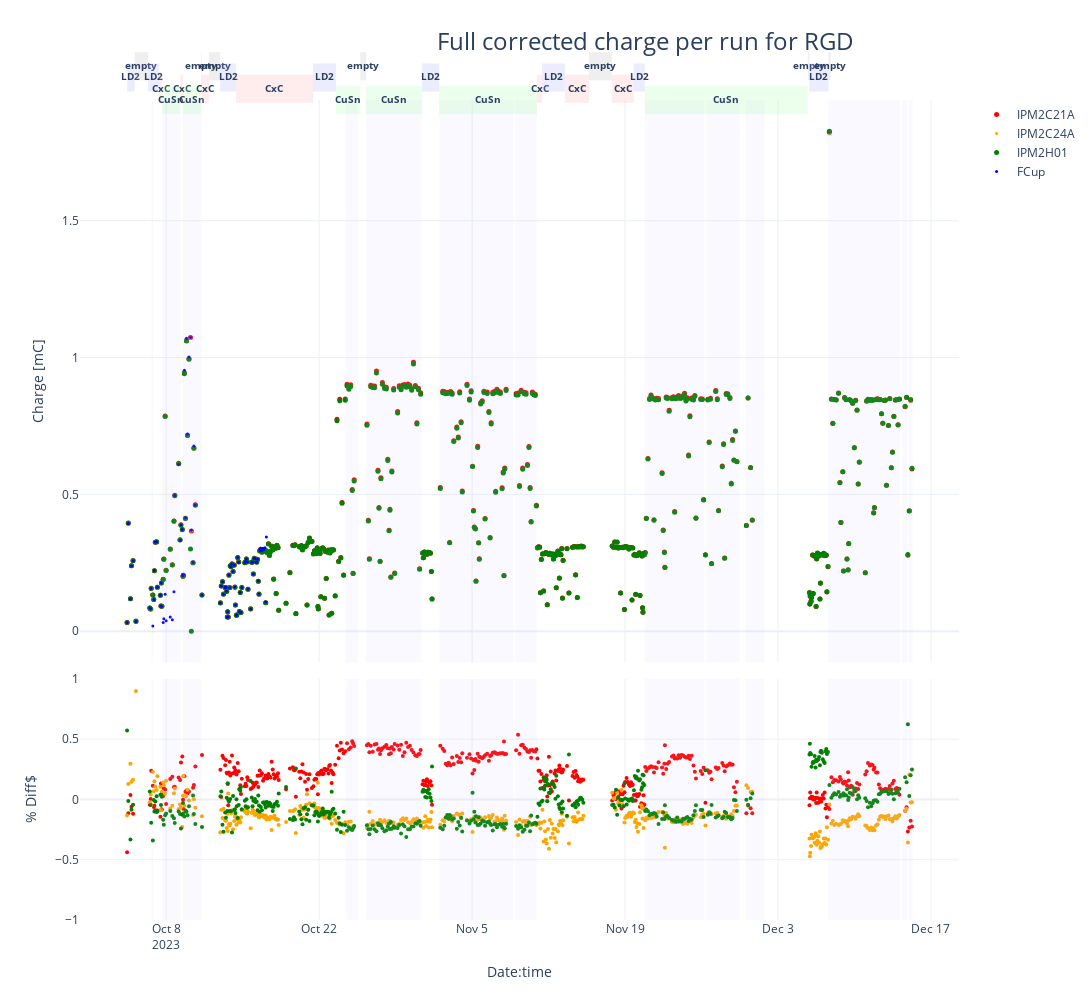

Write notebook code for a chart like this one.
### Code cell
df.loc[:,"ch_mean2"] = np.mean(df.loc[:,['IPM2C21A_corr2','IPM2C24A_corr2','IPM2H01_corr2']],axis=1)
dfx = df[df.event_count >= 20e6]

fig = make_subplots(rows=2, cols=1,shared_xaxes=True,
                    vertical_spacing=0.02, row_heights=[0.7,0.3]) # (specs=[[{"secondary_y": True}]])
fig.update_layout(width=1280, height=1000,
                  title=go.layout.Title(text=f"Full corrected charge per run for RGD", xanchor="left", x=0.4),
                  titlefont=dict(size=24),)

fig.add_trace(go.Scatter(x=dfx.time, y=dfx.IPM2C21A_corr2, mode='markers', name='IPM2C21A', marker=dict(color='red', size=5)), secondary_y=False)
fig.add_trace(go.Scatter(x=dfx.time, y=dfx.IPM2C24A_corr2, mode='markers', name='IPM2C24A', marker=dict(color='orange', size=3)), secondary_y=False)
fig.add_trace(go.Scatter(x=dfx.time, y=dfx.IPM2H01_corr2, mode='markers', name='IPM2H01', marker=dict(color='green', size=5)), secondary_y=False)
fig.add_trace(go.Scatter(x=dfx.loc[dfx.start_time<start_fcup_trouble,"time"], y=dfx.loc[dfx.start_time<start_fcup_trouble,"scaler_calc1b_corr"], mode='markers', name='FCup', marker=dict(color='blue', size=3)), secondary_y=False)

fig.add_trace(go.Scatter(x=dfx.time, y=(100*(dfx.IPM2C21A_corr2-dfx.ch_mean2)/dfx.ch_mean2), mode='markers', name='IPM2C21A', showlegend=False, marker=dict(color='red', size=4)), row=2, col=1)
fig.add_trace(go.Scatter(x=dfx.time, y=(100*(dfx.IPM2C24A_corr2-dfx.ch_mean2)/dfx.ch_mean2), mode='markers', name='IPM2C24A', showlegend=False, marker=dict(color='orange', size=4)), row=2, col=1)
fig.add_trace(go.Scatter(x=dfx.time, y=(100*(dfx.IPM2H01_corr2-dfx.ch_mean2)/dfx.ch_mean2), mode='markers', name='IPM2H01', showlegend=False, marker=dict(color='green', size=4)), row=2, col=1)


for i in range(len(beam_stop_in_start)):
     fig.add_vrect(x0=beam_stop_in_start[i],x1=beam_stop_in_end[i], fillcolor="#C0C0FF", opacity=0.1, line_width=0)

target_labels={'empty':(1.06,"#B0B0B0"),'LD2':(1.04,"#A0A0FF"),'CxC':(1.02,"#FFA0A0"),'CuSn':(1.,"#A0FFA0")}
        
for i in range(len(target_change_table)-1):
    time0 = max(target_change_table.iloc[i].name, dfx.iloc[0].time)
    time1 = min(target_change_table.iloc[i+1].name, dfx.iloc[-1].time) 
    target = target_change_table.iloc[i].target
    if time1 > dfx.iloc[0].time and time0 < dfx.iloc[-1].time:
        y_pos = target_labels[target][0]
        fig.add_vrect(x0=time0, x1=time1, xref="x", y0=y_pos-0.025, y1=y_pos+0.025, yref='paper', fillcolor=target_labels[target][1], opacity=0.2, line_width=0, row=1, col=1,
                     label=dict(text="<b>"+target+"</b>", font=dict(size=10)))
        
        
fig.update_xaxes(title_text="Date:time", row=2, col=1)
fig.update_yaxes(title_text="Charge [mC]", row=1, col=1)
fig.update_yaxes(title_text="% Diff$", range=[-1., 1. ], row=2, col=1)
# fig.write_image("RGD_Full_corrected_charge_per_run.pdf", width=1200, height=600)
fig.show()

### Figure 1 — Plotly figure (JSON) as saved in the notebook; plotly's stock layout.template omitted (floating-point values rounded to 4 significant figures; data arrays with more than 128 entries replaced by an {"elided": "..."} marker saying what was removed)
{"data": [{"marker": {"color": "red", "size": 5}, "mode": "markers", "name": "IPM2C21A", "x": {"elided": "491 str values"}, "y": {"elided": "491 float values"}, "type": "scatter", "xaxis": "x", "yaxis": "y"}, {"marker": {"color": "orange", "size": 3}, "mode": "markers", "name": "IPM2C24A", "x": {"elided": "491 str values"}, "y": {"elided": "491 float values"}, "type": "scatter", "xaxis": "x", "yaxis": "y"}, {"marker": {"color": "green", "size": 5}, "mode": "markers", "name": "IPM2H01", "x": {"elided": "491 str values"}, "y": {"elided": "491 float values"}, "type": "scatter", "xaxis": "x", "yaxis": "y"}, {"marker": {"color": "blue", "size": 3}, "mode": "markers", "name": "FCup", "x": ["2023-10-04T10:03:16.500000", "2023-10-04T12:46:39", "2023-10-04T17:28:08", "2023-10-04T19:41:20.500000", "2023-10-04T23:12:46.500000", "2023-10-05T05:34:52.500000", "2023-10-06T12:03:46", "2023-10-06T13:59:03", "2023-10-06T15:07:13.500000", "2023-10-06T18:37:20", "2023-10-06T20:35:25", "2023-10-06T22:04:39.500000", "2023-10-07T00:04:19.500000", "2023-10-07T02:57:45", "2023-10-07T04:39:57", "2023-10-07T11:22:17", "2023-10-07T12:33:46.500000", "2023-10-07T13:29:29", "2023-10-07T14:30:01", "2023-10-07T17:24:42.500000", "2023-10-07T18:43:39", "2023-10-07T21:38:27", "2023-10-07T23:48:44", "2023-10-08T08:56:26", "2023-10-08T13:26:49.500000", "2023-10-08T17:04:41", "2023-10-08T18:49:21.500000", "2023-10-09T03:17:48", "2023-10-09T06:24:17", "2023-10-09T08:18:09.500000", "2023-10-09T11:26:59.500000", "2023-10-09T13:04:52", "2023-10-09T13:37:54.500000", "2023-10-09T15:56:48.500000", "2023-10-09T18:17:52.500000", "2023-10-09T20:29:41", "2023-10-09T22:51:12", "2023-10-10T02:00:24", "2023-10-10T05:24:23", "2023-10-10T07:14:28.500000", "2023-10-10T10:56:49.500000", "2023-10-10T12:48:35", "2023-10-10T15:59:42", "2023-10-11T06:33:18.500000", "2023-10-12T23:02:59", "2023-10-13T00:58:42", "2023-10-13T03:41:09", "2023-10-13T05:51:57.500000", "2023-10-13T09:34:23.500000", "2023-10-13T11:13:40", "2023-10-13T12:50:13", "2023-10-13T14:17:56", "2023-10-13T15:07:29.500000", "2023-10-13T16:17:09.500000", "2023-10-13T17:47:13.500000", "2023-10-13T19:26:24.500000", "2023-10-13T20:44:43", "2023-10-13T22:28:17.500000", "2023-10-14T00:31:16.500000", "2023-10-14T02:54:04", "2023-10-14T05:24:12", "2023-10-14T06:56:10", "2023-10-14T08:03:14", "2023-10-14T10:19:32", "2023-10-14T10:56:41", "2023-10-14T13:10:43.500000", "2023-10-14T15:14:42.500000", "2023-10-14T16:48:47", "2023-10-14T18:41:59.500000", "2023-10-14T20:10:53.500000", "2023-10-14T22:09:54.500000", "2023-10-15T04:44:04", "2023-10-15T06:28:47", "2023-10-15T08:14:08.500000", "2023-10-15T10:06:15.500000", "2023-10-15T11:39:47.500000", "2023-10-15T17:34:36.500000", "2023-10-15T19:56:36.500000", "2023-10-15T21:42:10", "2023-10-15T23:26:56", "2023-10-16T01:20:01.500000", "2023-10-16T03:06:27", "2023-10-16T04:51:48", "2023-10-16T06:48:11.500000", "2023-10-16T08:38:38", "2023-10-16T10:19:04.500000", "2023-10-16T11:49:12", "2023-10-16T13:27:35.500000", "2023-10-16T15:47:00.500000", "2023-10-16T18:18:54", "2023-10-16T20:44:13", "2023-10-16T22:55:04", "2023-10-17T00:57:46", "2023-10-17T02:33:17.500000", "2023-10-17T04:02:01.500000"], "y": [0.03181, 0.3934, 0.1181, 0.2382, 0.257, 0.03542, 0.0855, 0.08179, 0.1563, 0.01887, 0.1161, 0.2219, 0.3265, 0.327, 0.1605, 0.1316, 0.092, 0.1759, 0.09108, 0.03223, 0.04532, 0.1354, 0.03833, 0.05211, 0.04167, 0.1446, 0.496, 0.6091, 0.3321, 0.388, 0.3717, 0.2034, 0.2058, 0.9537, 0.4146, 1.071, 0.7203, 1.002, 1.073, 0.3686, 0.2515, 0.6769, 0.4617, 0.1323, 0.1037, 0.1657, 0.181, 0.1356, 0.1604, 0.1597, 0.1462, 0.05221, 0.07105, 0.05197, 0.2051, 0.1591, 0.2395, 0.2361, 0.2455, 0.2182, 0.242, 0.1614, 0.09583, 0.05827, 0.05906, 0.2691, 0.2525, 0.07188, 0.1414, 0.06824, 0.1601, 0.2509, 0.2549, 0.2643, 0.2534, 0.1534, 0.08164, 0.2522, 0.2531, 0.209, 0.2664, 0.2651, 0.2533, 0.2532, 0.2628, 0.1839, 0.1365, 0.2957, 0.3029, 0.2939, 0.3034, 0.2995, 0.3053, 0.1067, 0.344], "type": "scatter", "xaxis": "x", "yaxis": "y"}, {"marker": {"color": "red", "size": 4}, "mode": "markers", "name": "IPM2C21A", "showlegend": false, "x": {"elided": "491 str values"}, "y": {"elided": "491 float values"}, "type": "scatter", "xaxis": "x2", "yaxis": "y2"}, {"marker": {"color": "orange", "size": 4}, "mode": "markers", "name": "IPM2C24A", "showlegend": false, "x": {"elided": "491 str values"}, "y": {"elided": "491 float values"}, "type": "scatter", "xaxis": "x2", "yaxis": "y2"}, {"marker": {"color": "green", "size": 4}, "mode": "markers", "name": "IPM2H01", "showlegend": false, "x": {"elided": "491 str values"}, "y": {"elided": "491 float values"}, "type": "scatter", "xaxis": "x2", "yaxis": "y2"}], "layout": {"xaxis": {"anchor": "y", "domain": [0.0, 1.0], "matches": "x2", "showticklabels": false}, "yaxis": {"anchor": "x", "domain": [0.314, 1.0], "title": {"text": "Charge [mC]"}}, "xaxis2": {"anchor": "y2", "domain": [0.0, 1.0], "title": {"text": "Date:time"}}, "yaxis2": {"anchor": "x2", "domain": [0.0, 0.294], "title": {"text": "% Diff$"}, "range": [-1.0, 1.0]}, "title": {"text": "Full corrected charge per run for RGD", "x": 0.4, "xanchor": "left", "font": {"size": 24}}, "width": 1280, "height": 1000, "shapes": [{"fillcolor": "#C0C0FF", "line": {"width": 0}, "opacity": 0.1, "type": "rect", "x0": "2023-10-06T16:01:36.594000", "x1": "2023-10-06T19:08:57.796000", "xref": "x", "y0": 0, "y1": 1, "yref": "y domain"}, {"fillcolor": "#C0C0FF", "line": {"width": 0}, "opacity": 0.1, "type": "rect", "x0": "2023-10-06T16:01:36.594000", "x1": "2023-10-06T19:08:57.796000", "xref": "x2", "y0": 0, "y1": 1, "yref": "y2 domain"}, {"fillcolor": "#C0C0FF", "line": {"width": 0}, "opacity": 0.1, "type": "rect", "x0": "2023-10-07T15:24:48.931000", "x1": "2023-10-08T07:52:50.636000", "xref": "x", "y0": 0, "y1": 1, "yref": "y domain"}, {"fillcolor": "#C0C0FF", "line": {"width": 0}, "opacity": 0.1, "type": "rect", "x0": "2023-10-07T15:24:48.931000", "x1": "2023-10-08T07:52:50.636000", "xref": "x2", "y0": 0, "y1": 1, "yref": "y2 domain"}, {"fillcolor": "#C0C0FF", "line": {"width": 0}, "opacity": 0.1, "type": "rect", "x0": "2023-10-08T08:16:58.456000", "x1": "2023-10-08T14:15:26.265000", "xref": "x", "y0": 0, "y1": 1, "yref": "y domain"}, {"fillcolor": "#C0C0FF", "line": {"width": 0}, "opacity": 0.1, "type": "rect", "x0": "2023-10-08T08:16:58.456000", "x1": "2023-10-08T14:15:26.265000", "xref": "x2", "y0": 0, "y1": 1, "yref": "y2 domain"}, {"fillcolor": "#C0C0FF", "line": {"width": 0}, "opacity": 0.1, "type": "rect", "x0": "2023-10-08T14:49:12.831000", "x1": "2023-10-09T01:23:14.283000", "xref": "x", "y0": 0, "y1": 1, "yref": "y domain"}, {"fillcolor": "#C0C0FF", "line": {"width": 0}, "opacity": 0.1, "type": "rect", "x0": "2023-10-08T14:49:12.831000", "x1": "2023-10-09T01:23:14.283000", "xref": "x2", "y0": 0, "y1": 1, "yref": "y2 domain"}, {"fillcolor": "#C0C0FF", "line": {"width": 0}, "opacity": 0.1, "type": "rect", "x0": "2023-10-09T01:40:34.115000", "x1": "2023-10-09T06:49:07.173000", "xref": "x", "y0": 0, "y1": 1, "yref": "y domain"}, {"fillcolor": "#C0C0FF", "line": {"width": 0}, "opacity": 0.1, "type": "rect", "x0": "2023-10-09T01:40:34.115000", "x1": "2023-10-09T06:49:07.173000", "xref": "x2", "y0": 0, "y1": 1, "yref": "y2 domain"}, {"fillcolor": "#C0C0FF", "line": {"width": 0}, "opacity": 0.1, "type": "rect", "x0": "2023-10-09T12:47:08.114000", "x1": "2023-10-11T02:25:59.957000", "xref": "x", "y0": 0, "y1": 1, "yref": "y domain"}, {"fillcolor": "#C0C0FF", "line": {"width": 0}, "opacity": 0.1, "type": "rect", "x0": "2023-10-09T12:47:08.114000", "x1": "2023-10-11T02:25:59.957000", "xref": "x2", "y0": 0, "y1": 1, "yref": "y2 domain"}, {"fillcolor": "#C0C0FF", "line": {"width": 0}, "opacity": 0.1, "type": "rect", "x0": "2023-10-11T03:15:18.199000", "x1": "2023-10-11T05:23:26.398000", "xref": "x", "y0": 0, "y1": 1, "yref": "y domain"}, {"fillcolor": "#C0C0FF", "line": {"width": 0}, "opacity": 0.1, "type": "rect", "x0": "2023-10-11T03:15:18.199000", "x1": "2023-10-11T05:23:26.398000", "xref": "x2", "y0": 0, "y1": 1, "yref": "y2 domain"}, {"fillcolor": "#C0C0FF", "line": {"width": 0}, "opacity": 0.1, "type": "rect", "x0": "2023-10-24T10:47:54.883000", "x1": "2023-10-25T13:07:32.883000", "xref": "x", "y0": 0, "y1": 1, "yref": "y domain"}, {"fillcolor": "#C0C0FF", "line": {"width": 0}, "opacity": 0.1, "type": "rect", "x0": "2023-10-24T10:47:54.883000", "x1": "2023-10-25T13:07:32.883000", "xref": "x2", "y0": 0, "y1": 1, "yref": "y2 domain"}, {"fillcolor": "#C0C0FF", "line": {"width": 0}, "opacity": 0.1, "type": "rect", "x0": "2023-10-26T06:33:23.833000", "x1": "2023-10-31T08:45:47.598000", "xref": "x", "y0": 0, "y1": 1, "yref": "y domain"}, {"fillcolor": "#C0C0FF", "line": {"width": 0}, "opacity": 0.1, "type": "rect", "x0": "2023-10-26T06:33:23.833000", "x1": "2023-10-31T08:45:47.598000", "xref": "x2", "y0": 0, "y1": 1, "yref": "y2 domain"}, {"fillcolor": "#C0C0FF", "line": {"width": 0}, "opacity": 0.1, "type": "rect", "x0": "2023-11-01T23:39:55.187000", "x1": "2023-11-08T19:29:40.491000", "xref": "x", "y0": 0, "y1": 1, "yref": "y domain"}, {"fillcolor": "#C0C0FF", "line": {"width": 0}, "opacity": 0.1, "type": "rect", "x0": "2023-11-01T23:39:55.187000", "x1": "2023-11-08T19:29:40.491000", "xref": "x2", "y0": 0, "y1": 1, "yref": "y2 domain"}, {"fillcolor": "#C0C0FF", "line": {"width": 0}, "opacity": 0.1, "type": "rect", "x0": "2023-11-08T22:13:58.525000", "x1": "2023-11-08T22:14:42.258000", "xref": "x", "y0": 0, "y1": 1, "yref": "y domain"}, {"fillcolor": "#C0C0FF", "line": {"width": 0}, "opacity": 0.1, "type": "rect", "x0": "2023-11-08T22:13:58.525000", "x1": "2023-11-08T22:14:42.258000", "xref": "x2", "y0": 0, "y1": 1, "yref": "y2 domain"}, {"fillcolor": "#C0C0FF", "line": {"width": 0}, "opacity": 0.1, "type": "rect", "x0": "2023-11-08T22:56:57.125000", "x1": "2023-11-10T22:02:05.149000", "xref": "x", "y0": 0, "y1": 1, "yref": "y domain"}, {"fillcolor": "#C0C0FF", "line": {"width": 0}, "opacity": 0.1, "type": "rect", "x0": "2023-11-08T22:56:57.125000", "x1": "2023-11-10T22:02:05.149000", "xref": "x2", "y0": 0, "y1": 1, "yref": "y2 domain"}, {"fillcolor": "#C0C0FF", "line": {"width": 0}, "opacity": 0.1, "type": "rect", "x0": "2023-11-20T19:13:16.869000", "x1": "2023-11-26T06:01:10.232000", "xref": "x", "y0": 0, "y1": 1, "yref": "y domain"}, {"fillcolor": "#C0C0FF", "line": {"width": 0}, "opacity": 0.1, "type": "rect", "x0": "2023-11-20T19:13:16.869000", "x1": "2023-11-26T06:01:10.232000", "xref": "x2", "y0": 0, "y1": 1, "yref": "y2 domain"}, {"fillcolor": "#C0C0FF", "line": {"width": 0}, "opacity": 0.1, "type": "rect", "x0": "2023-11-26T11:13:11.806000", "x1": "2023-11-29T11:30:11.912000", "xref": "x", "y0": 0, "y1": 1, "yref": "y domain"}, {"fillcolor": "#C0C0FF", "line": {"width": 0}, "opacity": 0.1, "type": "rect", "x0": "2023-11-26T11:13:11.806000", "x1": "2023-11-29T11:30:11.912000", "xref": "x2", "y0": 0, "y1": 1, "yref": "y2 domain"}, {"fillcolor": "#C0C0FF", "line": {"width": 0}, "opacity": 0.1, "type": "rect", "x0": "2023-11-29T23:38:58.278000", "x1": "2023-12-01T18:13:37.451000", "xref": "x", "y0": 0, "y1": 1, "yref": "y domain"}, {"fillcolor": "#C0C0FF", "line": {"width": 0}, "opacity": 0.1, "type": "rect", "x0": "2023-11-29T23:38:58.278000", "x1": "2023-12-01T18:13:37.451000", "xref": "x2", "y0": 0, "y1": 1, "yref": "y2 domain"}, {"fillcolor": "#C0C0FF", "line": {"width": 0}, "opacity": 0.1, "type": "rect", "x0": "2023-12-07T14:39:28.056000", "x1": "2023-12-14T04:04:00.268000", "xref": "x", "y0": 0, "y1": 1, "yref": "y domain"}, {"fillcolor": "#C0C0FF", "line": {"width": 0}, "opacity": 0.1, "type": "rect", "x0": "2023-12-07T14:39:28.056000", "x1": "2023-12-14T04:04:00.268000", "xref": "x2", "y0": 0, "y1": 1, "yref": "y2 domain"}, {"fillcolor": "#C0C0FF", "line": {"width": 0}, "opacity": 0.1, "type": "rect", "x0": "2023-12-14T08:51:36.541000", "x1": "2023-12-14T19:42:03.871000", "xref": "x", "y0": 0, "y1": 1, "yref": "y domain"}, {"fillcolor": "#C0C0FF", "line": {"width": 0}, "opacity": 0.1, "type": "rect", "x0": "2023-12-14T08:51:36.541000", "x1": "2023-12-14T19:42:03.871000", "xref": "x2", "y0": 0, "y1": 1, "yref": "y2 domain"}, {"fillcolor": "#C0C0FF", "line": {"width": 0}, "opacity": 0.1, "type": "rect", "x0": "2023-12-14T22:50:43.234000", "x1": "2023-12-15T07:27:12", "xref": "x", "y0": 0, "y1": 1, "yref": "y domain"}, {"fillcolor": "#C0C0FF", "line": {"width": 0}, "opacity": 0.1, "type": "rect", "x0": "2023-12-14T22:50:43.234000", "x1": "2023-12-15T07:27:12", "xref": "x2", "y0": 0, "y1": 1, "yref": "y2 domain"}, {"fillcolor": "#A0A0FF", "label": {"font": {"size": 10}, "text": "<b>LD2</b>"}, "line": {"width": 0}, "opacity": 0.2, "type": "rect", "x0": "2023-10-04T10:03:16.500000", "x1": "2023-10-05T02:49:53", "xref": "x", "y0": 1.015, "y1": 1.065, "yref": "y domain"}, {"fillcolor": "#B0B0B0", "label": {"font": {"size": 10}, "text": "<b>empty</b>"}, "line": {"width": 0}, "opacity": 0.2, "type": "rect", "x0": "2023-10-05T02:49:53", "x1": "2023-10-06T08:00:42", "xref": "x", "y0": 1.035, "y1": 1.085, "yref": "y domain"}, {"fillcolor": "#A0A0FF", "label": {"font": {"size": 10}, "text": "<b>LD2</b>"}, "line": {"width": 0}, "opacity": 0.2, "type": "rect", "x0": "2023-10-06T08:00:42", "x1": "2023-10-07T08:49:05", "xref": "x", "y0": 1.015, "y1": 1.065, "yref": "y domain"}, {"fillcolor": "#FFA0A0", "label": {"font": {"size": 10}, "text": "<b>CxC</b>"}, "line": {"width": 0}, "opacity": 0.2, "type": "rect", "x0": "2023-10-07T08:49:05", "x1": "2023-10-07T15:37:25", "xref": "x", "y0": 0.995, "y1": 1.045, "yref": "y domain"}, {"fillcolor": "#A0FFA0", "label": {"font": {"size": 10}, "text": "<b>CuSn</b>"}, "line": {"width": 0}, "opacity": 0.2, "type": "rect", "x0": "2023-10-07T15:37:25", "x1": "2023-10-09T06:55:38", "xref": "x", "y0": 0.975, "y1": 1.025, "yref": "y domain"}, {"fillcolor": "#FFA0A0", "label": {"font": {"size": 10}, "text": "<b>CxC</b>"}, "line": {"width": 0}, "opacity": 0.2, "type": "rect", "x0": "2023-10-09T06:55:38", "x1": "2023-10-09T12:51:52", "xref": "x", "y0": 0.995, "y1": 1.045, "yref": "y domain"}, {"fillcolor": "#A0FFA0", "label": {"font": {"size": 10}, "text": "<b>CuSn</b>"}, "line": {"width": 0}, "opacity": 0.2, "type": "rect", "x0": "2023-10-09T12:51:52", "x1": "2023-10-11T04:27:00", "xref": "x", "y0": 0.975, "y1": 1.025, "yref": "y domain"}, {"fillcolor": "#B0B0B0", "label": {"font": {"size": 10}, "text": "<b>empty</b>"}, "line": {"width": 0}, "opacity": 0.2, "type": "rect", "x0": "2023-10-11T04:27:00", "x1": "2023-10-11T05:32:47", "xref": "x", "y0": 1.035, "y1": 1.085, "yref": "y domain"}, {"fillcolor": "#FFA0A0", "label": {"font": {"size": 10}, "text": "<b>CxC</b>"}, "line": {"width": 0}, "opacity": 0.2, "type": "rect", "x0": "2023-10-11T05:32:47", "x1": "2023-10-11T21:46:59", "xref": "x", "y0": 0.995, "y1": 1.045, "yref": "y domain"}, {"fillcolor": "#B0B0B0", "label": {"font": {"size": 10}, "text": "<b>empty</b>"}, "line": {"width": 0}, "opacity": 0.2, "type": "rect", "x0": "2023-10-11T21:46:59", "x1": "2023-10-12T22:30:41", "xref": "x", "y0": 1.035, "y1": 1.085, "yref": "y domain"}, {"fillcolor": "#A0A0FF", "label": {"font": {"size": 10}, "text": "<b>LD2</b>"}, "line": {"width": 0}, "opacity": 0.2, "type": "rect", "x0": "2023-10-12T22:30:41", "x1": "2023-10-14T09:15:40", "xref": "x", "y0": 1.015, "y1": 1.065, "yref": "y domain"}, {"fillcolor": "#FFA0A0", "label": {"font": {"size": 10}, "text": "<b>CxC</b>"}, "line": {"width": 0}, "opacity": 0.2, "type": "rect", "x0": "2023-10-14T09:15:40", "x1": "2023-10-21T10:29:24", "xref": "x", "y0": 0.995, "y1": 1.045, "yref": "y domain"}, {"fillcolor": "#A0A0FF", "label": {"font": {"size": 10}, "text": "<b>LD2</b>"}, "line": {"width": 0}, "opacity": 0.2, "type": "rect", "x0": "2023-10-21T10:29:24", "x1": "2023-10-23T13:01:10", "xref": "x", "y0": 1.015, "y1": 1.065, "yref": "y domain"}, {"fillcolor": "#A0FFA0", "label": {"font": {"size": 10}, "text": "<b>CuSn</b>"}, "line": {"width": 0}, "opacity": 0.2, "type": "rect", "x0": "2023-10-23T13:01:10", "x1": "2023-10-25T18:15:58", "xref": "x", "y0": 0.975, "y1": 1.025, "yref": "y domain"}, {"fillcolor": "#B0B0B0", "label": {"font": {"size": 10}, "text": "<b>empty</b>"}, "line": {"width": 0}, "opacity": 0.2, "type": "rect", "x0": "2023-10-25T18:15:58", "x1": "2023-10-26T07:10:16", "xref": "x", "y0": 1.035, "y1": 1.085, "yref": "y domain"}, {"fillcolor": "#A0FFA0", "label": {"font": {"size": 10}, "text": "<b>CuSn</b>"}, "line": {"width": 0}, "opacity": 0.2, "type": "rect", "x0": "2023-10-26T07:10:16", "x1": "2023-10-31T10:13:58", "xref": "x", "y0": 0.975, "y1": 1.025, "yref": "y domain"}, {"fillcolor": "#A0A0FF", "label": {"font": {"size": 10}, "text": "<b>LD2</b>"}, "line": {"width": 0}, "opacity": 0.2, "type": "rect", "x0": "2023-10-31T10:13:58", "x1": "2023-11-01T23:53:45", "xref": "x", "y0": 1.015, "y1": 1.065, "yref": "y domain"}, {"fillcolor": "#A0FFA0", "label": {"font": {"size": 10}, "text": "<b>CuSn</b>"}, "line": {"width": 0}, "opacity": 0.2, "type": "rect", "x0": "2023-11-01T23:53:45", "x1": "2023-11-10T22:14:18", "xref": "x", "y0": 0.975, "y1": 1.025, "yref": "y domain"}, {"fillcolor": "#FFA0A0", "label": {"font": {"size": 10}, "text": "<b>CxC</b>"}, "line": {"width": 0}, "opacity": 0.2, "type": "rect", "x0": "2023-11-10T22:14:18", "x1": "2023-11-11T09:47:31", "xref": "x", "y0": 0.995, "y1": 1.045, "yref": "y domain"}, {"fillcolor": "#A0A0FF", "label": {"font": {"size": 10}, "text": "<b>LD2</b>"}, "line": {"width": 0}, "opacity": 0.2, "type": "rect", "x0": "2023-11-11T09:47:31", "x1": "2023-11-13T12:03:22", "xref": "x", "y0": 1.015, "y1": 1.065, "yref": "y domain"}, {"fillcolor": "#FFA0A0", "label": {"font": {"size": 10}, "text": "<b>CxC</b>"}, "line": {"width": 0}, "opacity": 0.2, "type": "rect", "x0": "2023-11-13T12:03:22", "x1": "2023-11-15T16:53:12", "xref": "x", "y0": 0.995, "y1": 1.045, "yref": "y domain"}, {"fillcolor": "#B0B0B0", "label": {"font": {"size": 10}, "text": "<b>empty</b>"}, "line": {"width": 0}, "opacity": 0.2, "type": "rect", "x0": "2023-11-15T16:53:12", "x1": "2023-11-17T18:31:02", "xref": "x", "y0": 1.035, "y1": 1.085, "yref": "y domain"}, {"fillcolor": "#FFA0A0", "label": {"font": {"size": 10}, "text": "<b>CxC</b>"}, "line": {"width": 0}, "opacity": 0.2, "type": "rect", "x0": "2023-11-17T18:31:02", "x1": "2023-11-19T18:37:53", "xref": "x", "y0": 0.995, "y1": 1.045, "yref": "y domain"}, {"fillcolor": "#A0A0FF", "label": {"font": {"size": 10}, "text": "<b>LD2</b>"}, "line": {"width": 0}, "opacity": 0.2, "type": "rect", "x0": "2023-11-19T18:37:53", "x1": "2023-11-20T19:35:21", "xref": "x", "y0": 1.015, "y1": 1.065, "yref": "y domain"}, {"fillcolor": "#A0FFA0", "label": {"font": {"size": 10}, "text": "<b>CuSn</b>"}, "line": {"width": 0}, "opacity": 0.2, "type": "rect", "x0": "2023-11-20T19:35:21", "x1": "2023-12-05T17:21:19", "xref": "x", "y0": 0.975, "y1": 1.025, "yref": "y domain"}, {"fillcolor": "#B0B0B0", "label": {"font": {"size": 10}, "text": "<b>empty</b>"}, "line": {"width": 0}, "opacity": 0.2, "type": "rect", "x0": "2023-12-05T17:21:19", "x1": "2023-12-05T20:41:39", "xref": "x", "y0": 1.035, "y1": 1.085, "yref": "y domain"}, {"fillcolor": "#A0A0FF", "label": {"font": {"size": 10}, "text": "<b>LD2</b>"}, "line": {"width": 0}, "opacity": 0.2, "type": "rect", "x0": "2023-12-05T20:41:39", "x1": "2023-12-07T14:50:33", "xref": "x", "y0": 1.015, "y1": 1.065, "yref": "y domain"}, {"fillcolor": "#B0B0B0", "label": {"font": {"size": 10}, "text": "<b>empty</b>"}, "line": {"width": 0}, "opacity": 0.2, "type": "rect", "x0": "2023-12-07T14:50:33", "x1": "2023-12-07T19:35:13", "xref": "x", "y0": 1.035, "y1": 1.085, "yref": "y domain"}]}}
